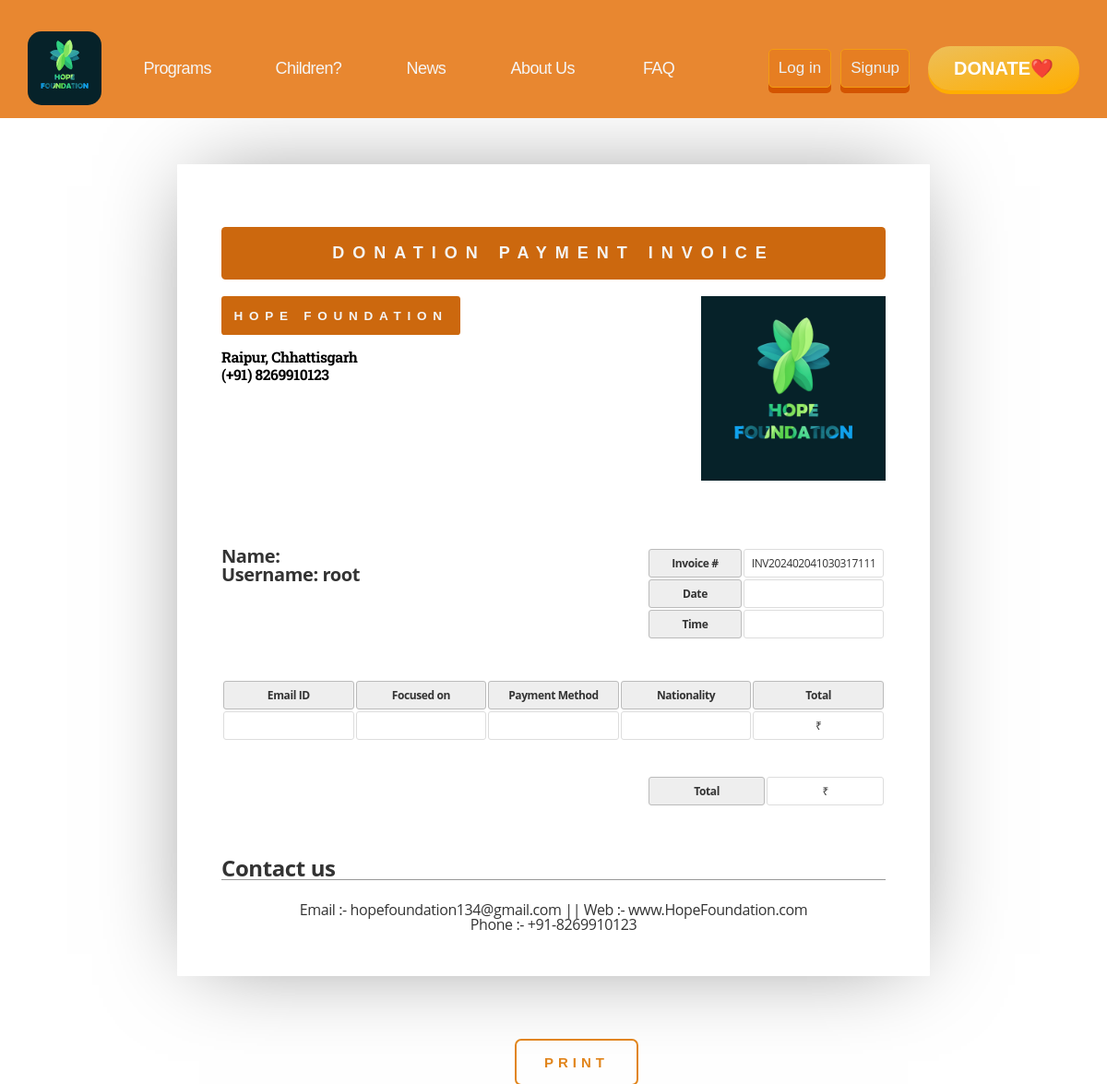
The app's page /User-Panel/Donate/invoice-donate.php?invoice_number=INV202402041030317111, older data.
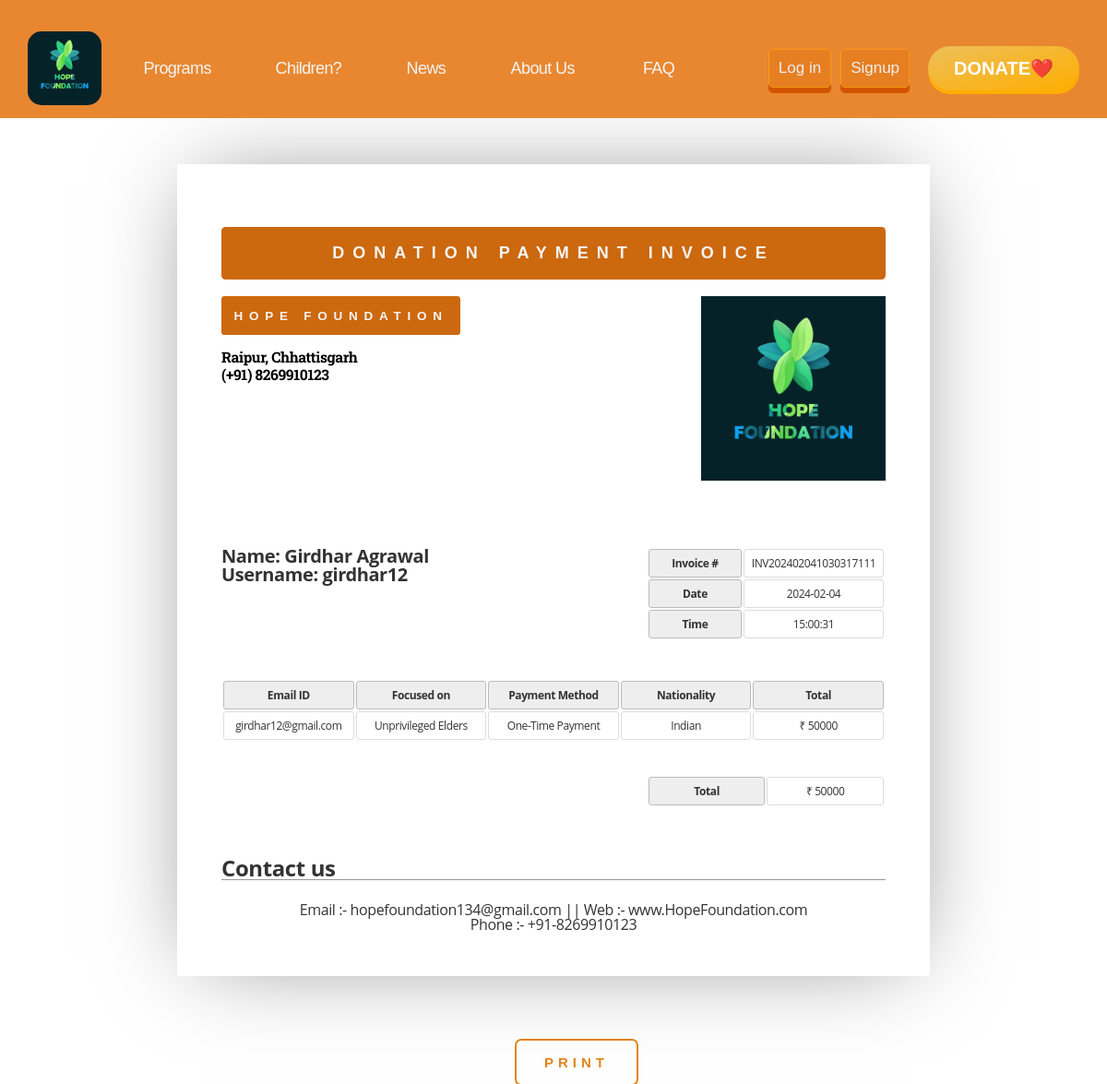
The same page, newer data.
### tables this page shows
CREATE TABLE `donation` (
  `invoice_num` varchar(150) NOT NULL,
  `name` varchar(50) NOT NULL,
  `username` varchar(50) NOT NULL,
  `email` varchar(100) NOT NULL,
  `phone_no` int(15) NOT NULL,
  `donate_date` date NOT NULL,
  `time` time NOT NULL,
  `address` varchar(200) NOT NULL,
  `pan` varchar(30) NOT NULL,
  `aadhaar` int(15) NOT NULL,
  `postalcode` int(11) NOT NULL,
  `city` varchar(30) NOT NULL,
  `state` varchar(30) NOT NULL,
  `country` varchar(30) NOT NULL,
  `nationality` varchar(30) NOT NULL,
  `focus` varchar(50) NOT NULL,
  `payment` varchar(30) NOT NULL,
  `amount` varchar(50) NOT NULL
);

### User-Panel/login/connection.php (called while the page is built, shortened)
<?php
$username = "root";
?>

### User-Panel/Donate/invoice-donate.php (the view, shortened to what this page needs)
<html>
<head>
    <link rel="stylesheet" href="../navbar/nav.css">
    <link rel="stylesheet" href="../Profile/profile.css">
</head>
<body>
    <div class="nav" style="position: sticky; top: 0; background-color: #e88730; z-index: 1000">
        <?php include_once("../navbar/nav.php") ?>
    </div>
    <?php
    include '../login/connection.php';
    $invoice_number = $_GET['invoice_number'];
    $sql = "select * from donation where invoice_num = '$invoice_number' ";
    $re = mysqli_query($conn, $sql);
    while ($row = mysqli_fetch_array($re)) {
        $name = $row['name'];
        $today_date = $row['donate_date'];
        $time = $row['time'];
        $username = $row['username'];
        $email = $row['email'];
        $nationality = $row['nationality'];
        $focus = $row['focus'];
        $pay_meth = $row['payment'];
        $amount = $row['amount'];
    }
    ?>
    <div class="main-content printable">
        <header class="invoice-header">
            <h1>Donation Payment Invoice</h1>
            <address>
                <h1> Hope Foundation</h1>
                <h3>Raipur, Chhattisgarh <br> (+91) 8269910123 </h3>
            </address>
            <span><img alt="" width="200px" height="200px" src="../../assests/Hope_Foundation_logo2.png"></span>
        </header>
        <article>
            <section class="invoice-details">
                <address>
                    <p>
                        Name:
                        <?php echo $name ?> <br>
                    </p>
                    <p>
                        Username:
                        <?php echo $username ?> <br>
                    </p>
                </address>
            </section>
            <section class="invoice-items">
                <table class="meta">
                    <tr>
                        <th><span>Invoice #</span></th>
                        <td><span>
                                <?php echo $invoice_number; ?>
                            </span></td>
                    </tr>
                    <tr>
                        <th><span>Date</span></th>
                        <td><span>
                                <?php echo $today_date; ?>
                            </span></td>
                    </tr>
                    <tr>
                        <th><span>Time</span></th>
                        <td><span>
                                <?php echo $time; ?>
                            </span></td>
                    </tr>
                </table>
            </section>
            <table class="inventory">
                <thead>
                    <tr>
                        <th><span>Email ID</span></th>
                        <th><span>Focused on</span></th>
                        <th><span>Payment Method</span></th>
                        <th><span>Nationality</span></th>
                        <th><span>Total</span></th>
                    </tr>
                </thead>
                <tbody>
                    <tr>
                        <td><span>
                                <?php echo $email; ?>
                            </span></td>
                        <td><span>
                                <?php echo $focus; ?>
                            </span></td>
                        <td><span>
                                <?php echo $pay_meth; ?>
                            </span></td>
                        <td><span>
                                <?php echo $nationality; ?>
                            </span></td>
                        <td><span data-prefix>₹</span><span>
                                <?php echo $amount; ?>
                            </span></td>
                    </tr>
                </tbody>
            </table>
            <table class="balance">
                <tr>
                    <th><span>Total</span></th>
                    <td><span data-prefix>₹</span><span>
                            <?php echo $amount; ?>
                        </span></td>
                </tr>
            </table>
        </article>
        <footer class="invoice-footer">
            <aside>
                <h1><span>Contact us</span></h1>
                <div>
                    <p align="center">Email :- hopefoundation134@gmail.com || Web :- www.HopeFoundation.com <br>
                        Phone :- +91-8269910123 </p>
                </div>
            </aside>
        </footer>
    </div>
    <div class="Print">
        <button class="submit-button-profile" onclick="printPreview()">Print</button>
    </div>
</body>
</html>

### User-Panel/navbar/nav.php (shortened to what this page needs)
<?php
include "../login/connection.php";
?>
<html>
<head>
    <link href="https://unpkg.com/boxicons@2.1.4/css/boxicons.min.css" rel="stylesheet" />
</head>
<body>
    <header id="nav-menu" aria-label="navigation bar">
        <div class="container">
            <div class="left-container">
                <a href="../Main/index.php">
                    <img alt="Inc Logo" src="../../assests/Hope_Foundation_logo2.svg" width="100" height="100"
                        class="Inc Logo" />
                </a>
                <ul class="menu-bar menu">
                    <li>
                        <button class="nav-link" onclick="window.location.href='../Programs/programs.php';">
                            Programs
                        </button>
                    </li>
                    <li>
                        <button class="nav-link" onclick="window.location.href='../children/children.php';">
                            Children?
                        </button>
                    </li>
                    <li>
                        <button class="nav-link" onclick="window.location.href='../News/News.php';">
                            News
                        </button>
                    </li>
                    <li>
                        <button class="nav-link" onclick="window.location.href='../About Us/about_us.php';">
                            About Us
                        </button>
                    </li>
                    <li>
                        <button class="nav-link" onclick="window.location.href='../FAQ/FAQ.php';">
                            FAQ
                        </button>
                    </li>
                </ul>
            </div>
            <div class="right-container">
                <?php if (!(isset($_COOKIE['username']) || isset($_SESSION['username']))) { ?>
                    <a href="../login/login.php">
                        <button class="login-btn-wrapper">
                            Log in
                        </button>
                    </a>
                    <a href="../login/signup.php">
                        <button class="login-btn-wrapper">
                            Signup
                        </button>
                    </a>
                <?php } elseif ((isset($_COOKIE["username"]) || (isset($_SESSION['username'])))) {
                    genprofile();
                } ?>
                <a href="../Donate/Donate.php">
                    <button class="Donate-btn-wrapper">
                        <span class="span-donate">Donate❤️</span>
                    </button>
                </a>
            </div>
        </div>
    </header>
</body>
</html>

### User-Panel/navbar/nav.css (style rules this page uses)
* { margin: 0; padding: 0; box-sizing: border-box; }
header { margin-top: 0; color: whitesmoke; font-size: 18px; padding-top: 20px; position: sticky; top: 0; z-index: 1000; font-family: "Roboto Slab", serif; font-optical-sizing: auto; font-weight: 400; font-style: normal; }
.container { display: flex; flex-direction: row; align-items: center; justify-content: space-between; max-width: 1600px; margin: 0 auto; column-gap: 2rem; height: 90px; padding: 1.2rem 3rem; margin-bottom: 37px; padding: 54px 20px; }
.container .left-container { display: flex; flex-direction: row; align-items: center; }
.Inc { border-radius: 25%; padding: 10px; transition: 0.4s ease; }
body { color: #333333; letter-spacing: -0.4px; }
ul { list-style: none; }
a { text-decoration: none; color: inherit; }
button { border: none; background-color: transparent; cursor: pointer; color: inherit; }
.menu-bar .nav-link { font-size: 18px; letter-spacing: -0.6px; padding: 0.6rem; min-width: 60px; margin: 0 0.6rem; font-weight: 500; position: relative; overflow: hidden; background-color: transparent; text-align: center; transition: 0.3s; z-index: 1; animation: myAnim-nav_link 0.5s ease 0s 1 normal forwards; }
.nav-link::before { content: ""; width: 0; height: 300%; position: absolute; top: 50%; left: 50%; transform: translate(-50%, -50%) rotate(45deg); background-color: white; transition: 0.5s ease; display: block; z-index: -1; }
.Donate-btn-wrapper { display: block; padding: 12px 28px; margin: 10px; font-size: 24px; font-weight: bold; text-transform: uppercase; color: #fff; background-image: linear-gradient(to bottom right, #edbf5a, #ffae00); border: none; border-radius: 40px; box-shadow: 0px 4px 0px #ffae00; transition: all 0.2s ease-in-out; }
.Donate-btn-wrapper:before, .Donate-btn-wrapper:after { content: ""; position: absolute; width: 0; height: 0; }
.Donate-btn-wrapper:before { top: -3px; left: -3px; border-radius: 40px; border-top: 3px solid #fff; border-left: 3px solid #fff; }
.Donate-btn-wrapper:after { bottom: -3px; right: -3px; border-radius: 40px; border-bottom: 3px solid #fff; border-right: 3px solid #fff; }
.span-donate { font-size: 20px; font-weight: 600; }
.right-container { display: flex; flex-direction: row; gap: 10px; align-items: inherit; }
.menu { display: flex; flex-direction: row; list-style-type: none; margin: 0; padding: 0; }
.menu > li { margin: 0 1rem; overflow: hidden; }
.login-btn-wrapper { color: #ecf0f1; font-size: 17px; background-color: #e67e22; border: 1px solid #f39c12; border-radius: 5px; padding: 10px; box-shadow: 0px 6px 0px #d35400; transition: all 0.1s; }

### User-Panel/Profile/profile.css (style rules this page uses)
body { margin: 0; padding: 0; box-sizing: border-box; }
.submit-button-profile { padding: 1em 2em; border: none; border-radius: 5px; font-weight: bold; margin: 20px; letter-spacing: 5px; text-transform: uppercase; color: #e1851c; transition: all 1000ms; font-size: 15px; position: relative; overflow: hidden; outline: 2px solid #e1851c; }
.submit-button-profile::before { content: ""; position: absolute; left: -50px; top: 0; width: 0; height: 100%; background-color: #e1851c; transform: skewX(45deg); z-index: -1; transition: width 1000ms; }

Row changes from the older to the newer data that the page shows:
added donation: name "Girdhar Agrawal", username "girdhar12", donate_date "2024-02-04", time "15:00:31", email "girdhar12@gmail.com", focus "Unprivileged Elders", payment "One-Time Payment", nationality "Indian", amount "50000"
Text that changed along with them:
$username: "root" → (not shown)
